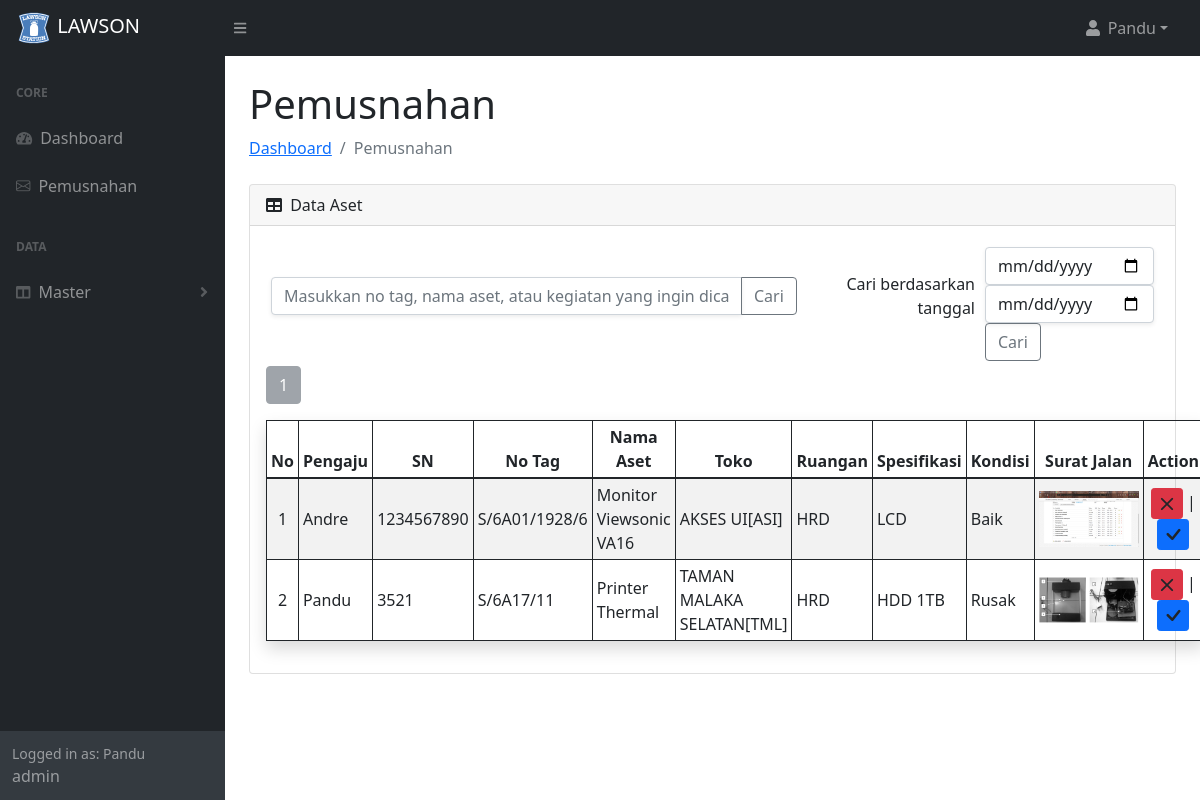
The app's page /pemusnahan.php (signed in) with its own data.
### tables this page shows
CREATE TABLE `karyawan` (
  `nip` varchar(10) NOT NULL,
  `nama_lengkap` char(100) NOT NULL,
  `jenis_kelamin` varchar(10) NOT NULL,
  `email` varchar(50) NOT NULL
);

CREATE TABLE `user` (
  `id_user` int(11) NOT NULL,
  `username` varchar(25) NOT NULL,
  `password` varchar(25) NOT NULL,
  `level` varchar(15) NOT NULL,
  `nip` varchar(10) NOT NULL
);

CREATE TABLE `pemusnahan` (
  `id_musnah` int(11) NOT NULL,
  `id_aset` int(11) NOT NULL,
  `nip` varchar(10) NOT NULL,
  `serial_number` int(10) NOT NULL,
  `no_tag` varchar(15) NOT NULL,
  `nama_aset` varchar(50) NOT NULL,
  `spesifikasi` text NOT NULL,
  `kondisi` char(15) NOT NULL,
  `surat_jalan` varchar(25) NOT NULL,
  `kd_store` varchar(4) NOT NULL,
  `id_ruang` int(3) NOT NULL,
  `tgl` date NOT NULL,
  `jam` time NOT NULL
);

CREATE TABLE `store` (
  `KD_STORE` varchar(4) NOT NULL,
  `KD_REGION` char(3) NOT NULL,
  `KD_BRANCH` char(4) NOT NULL,
  `NAMA_STORE` varchar(50) NOT NULL,
  `ALIAS` char(4) NOT NULL,
  `ALAMAT1` varchar(50) NOT NULL,
  `ALAMAT2` varchar(50) NOT NULL,
  `ALAMAT3` varchar(20) NOT NULL,
  `KODE_POS` int(5) NOT NULL,
  `TELP` varchar(13) NOT NULL
);

CREATE TABLE `ruangan` (
  `id_ruang` int(3) NOT NULL,
  `nama_ruang` varchar(25) NOT NULL
);

### functions.php (called while the page is built, shortened)
<?php
$koneksi = mysqli_connect("localhost","root","","lawson");
function query($query){
    global $koneksi;
    $result = mysqli_query($koneksi, $query);
    $rows = [];
    while ($row = mysqli_fetch_assoc($result)){
        $rows[] = $row;
    }
    return $rows;
}
?>

### pemusnahan.php (the view, shortened to what this page needs)
<?php
$level = $_SESSION["level"];
$nip = $_SESSION["nip"];
require 'functions.php';
$data_perhal = 5;
$jumlah_data = count(query("SELECT * from pemusnahan"));
$jumlah_hal = ceil($jumlah_data / $data_perhal);
$hal_aktif = (isset($_GET["hal"])) ? $_GET["hal"] : 1;
$awal_data = ($data_perhal * $hal_aktif) - $data_perhal ;
$pemusnahan = query("SELECT * from ((pemusnahan inner join store on pemusnahan.kd_store = store.KD_STORE)
        inner join ruangan on pemusnahan.id_ruang = ruangan.id_ruang) inner join karyawan on pemusnahan.nip = karyawan.nip limit $awal_data, $data_perhal");
$karyawan = query("SELECT * from karyawan inner join user on karyawan.nip = user.nip where karyawan.nip = '$nip' ")[0];
?>
<!DOCTYPE html>
<html lang="en">
<head>
    <link rel="stylesheet" href="assets/css/bootstrap.min.css">
    <link rel="stylesheet" href="assets/css/hovergambar.css">
    <link rel="stylesheet" href="https://cdn.jsdelivr.net/npm/bootstrap-icons@1.5.0/font/bootstrap-icons.css">
    <link href="https://cdn.jsdelivr.net/npm/simple-datatables@latest/dist/style.css" rel="stylesheet" />
    <link href="assets/css/styles.css" rel="stylesheet" />
</head>
<body class="sb-nav-fixed">
<?php
    include 'templates/navbar.php';
    include 'templates/sidebar.php';
?>
<div id="layoutSidenav_content">
    <main>
        <div class="container-fluid px-4 pb-4">
            <h1 class="mt-4 d-print-none">Pemusnahan</h1>
            <ol class="breadcrumb mb-4 d-print-none">
                <li class="breadcrumb-item"><a href="index.php"> Dashboard</a></li>
                <li class="breadcrumb-item active">Pemusnahan</li>
            </ol>
        <div class="card mb-4">
            <div class="card-header d-print-none">
                <i class='fas fa-table me-1'></i>
                Data Aset
            </div>
        <div class="card-body">
        <table cellspacing="5" cellpadding="5" class="d-print-none">
        <form action="" method="post">
            <tr>
                <td width="60%">
                    <div class="input-group mb-3">
                        <input type="text" class="form-control  shadow-sm" name="keyword" placeholder="Masukkan no tag, nama aset, atau kegiatan yang ingin dicari">
                        <button type="submit" class="btn btn-outline-secondary" name="cari">Cari</button>
                    </div>
                </td>
            <td align="right">
            <p>Cari berdasarkan tanggal</p>
            </td>
            <td width="15%">
                <input type="date" name="tgl_awal" class="form-control  shadow-sm">
                <input type="date" name="tgl_akhir" class="form-control  shadow-sm">
                <button type="submit" class="input-group-text btn btn-outline-secondary" name="tgl">Cari</button>
            </td>
            </tr>
        </form>
        </table>
        <?php if ((!isset($_POST["cari"]) && !isset($_POST["tgl"]))) : ?>
            <?php for($i = 1; $i <= $jumlah_hal; $i++) :?>
                <?php if($i == $hal_aktif)  :?>
                    <a class="text-decoration-none text-light d-print-none" href="?hal=<?= $i ;?>"> <button class="mb-3 btn btn-secondary disabled"><?= $i ;?>  </button></a>
                <?php else :?>
                    <a class="text-decoration-none text-light d-print-none" href="?hal=<?= $i ;?>"> <button class="mb-3 btn btn-primary"><?= $i ;?>  </button></a>
                <?php endif ; ?>
            <?php endfor ;?>
        <?php endif; ?>
        <table class="shadow sm table border border-dark table-fixed table-sm table-bordered table-striped"  id="datatablesSimple">
            <thead class="text-center">
                <th>No</th>
                <th>Pengaju</th>
                <th>SN</th>
                <th>No Tag</th>
                <th>Nama Aset</th>
                <th>Toko</th>
                <th>Ruangan</th>
                <th>Spesifikasi</th>
                <th>Kondisi</th>
                <th>Surat Jalan</th>
                <th class="d-print-none">Action</th>
            </thead>
            <tbody>
                <?php $i = 1; ?>
                <?php foreach($pemusnahan as $row):?>
                <tr>
                    <td class="align-middle text-center"><?= $i ;?></td>
                    <td class="align-middle"><?= $row["nama_lengkap"];?></td>
                    <td class="align-middle"><?= $row["serial_number"];?></td>
                    <td class="align-middle"><?= $row["no_tag"];?></td>
                    <td class="align-middle"><?= $row["nama_aset"];?></td>
                    <td class="align-middle"><?= $row["NAMA_STORE"];?></td>
                    <td class="align-middle"><?= $row["nama_ruang"];?></td>
                    <td width="200px" class="align-middle"><?= $row["spesifikasi"];?></td>
                    <td class="align-middle"><?= $row["kondisi"];?></td>
                    <td class="align-middle text-center"> <a target="_blank" href="img/<?= $row["surat_jalan"];?>"><img width="100px" src="img/<?= $row["surat_jalan"];?>"></a></td>
                    <td class="align-middle d-print-none text-center">
                    <button class="btn btn-sm btn-danger"><a class="text-decoration-none text-dark" href="tolak_pemusnahan.php?id_musnah=<?= $row["id_musnah"]. '&id_aset='. $row["id_aset"]. '&surat_jalan=' .$row["surat_jalan"]. '&nip=' .$row["nip"]. '&email=' .$row["email"]  ;?>" onclick="return confirm('Tolak Pengajuan?')"><i class="bi bi-x-lg"></i></a></button> |
                    <button class="btn btn-sm btn-primary"><a class="text-decoration-none text-dark" href="musnah_aset.php?id_musnah=<?= $row["id_musnah"]. '&id_aset='. $row["id_aset"]. '&surat_jalan=' .$row["surat_jalan"]. '&nip=' .$row["nip"]. '&email=' .$row["email"]  ;?>" onclick="return confirm('Terima Pengajuan? (Data Aset akan dihapus)')"><i class="bi bi-check-lg"></i></a></button>
                    </td>
                </tr>
                <?php $i++ ;?>
                <?php endforeach;?>
            </tbody>
        </table>
        </div>
    </div>
</div>
</main>
</div>
</body>
</html>

### templates/navbar.php (shortened to what this page needs)
<nav class="sb-topnav navbar navbar-expand navbar-dark bg-dark d-print-none">
            <a class="navbar-brand ps-3" href="index.php"><img src="assets/gambar/logo.svg" alt="" width="36px"> LAWSON</a>
            <button class="btn btn-link btn-sm order-1 order-lg-0 me-4 me-lg-0" id="sidebarToggle" href="#!"><i class="fas fa-bars"></i></button>
            <ul class="navbar-nav ms-auto ms-md-0 me-3 me-lg-4">
                <li class="nav-item dropdown">
                    <a class="nav-link dropdown-toggle" id="navbarDropdown" href="#" role="button" data-bs-toggle="dropdown" aria-expanded="false"><i class="fas fa-user fa-fw"></i> <?= $karyawan["nama_lengkap"];?></a>
                </li>
            </ul>
        </nav>

### templates/sidebar.php (shortened to what this page needs)
<?php
$karyawan = query("SELECT * from karyawan inner join user on karyawan.nip = user.nip where karyawan.nip = '$nip' ")[0];
?>
<div id="layoutSidenav">
<div id="layoutSidenav_nav" class="d-print-none">
    <nav class="sb-sidenav accordion sb-sidenav-dark" id="sidenavAccordion">
        <div class="sb-sidenav-menu">
            <div class="nav">
                <div class="sb-sidenav-menu-heading">Core</div>
                <a class="nav-link" href="index.php">
                    <div class="sb-nav-link-icon"><i class="fas fa-tachometer-alt"></i></div>
                    Dashboard
                </a>
                <?php if ($level != 'support'):?>
                <a class="nav-link" href="pemusnahan.php">
                    <div class="sb-nav-link-icon"><i class="bi bi-envelope"></i></div>
                    Pemusnahan
                </a>
                <?php endif;?>
                <div class="sb-sidenav-menu-heading">Data</div>
                <a class="nav-link collapsed" href="#" data-bs-toggle="collapse" data-bs-target="#collapseLayouts" aria-expanded="false" aria-controls="collapseLayouts">
                    <div class="sb-nav-link-icon"><i class="fas fa-columns"></i></div>
                    Master
                    <div class="sb-sidenav-collapse-arrow"><i class="fas fa-angle-down"></i></div>
                </a>
                <div class="sb-sidenav-menu-heading"></div>
                <a class="nav-link" href="#">
                </a>
                <a class="nav-link" href="#">
                </a>
            </div>
        </div>
        <div class="sb-sidenav-footer">
            <div class="small">Logged in as: <?= $karyawan["nama_lengkap"];?></div>
            <?= $karyawan["level"];?>
        </div>
    </nav>
</div>

### records on screen
karyawan: nama_lengkap "Pandu", user.level "admin"
pemusnahan: karyawan.nama_lengkap "Andre", serial_number "1234567890", no_tag "S/6A01/1928/6", nama_aset "Monitor Viewsonic VA16", kd_store.NAMA_STORE "AKSES UI[ASI]", id_ruang.nama_ruang "HRD", spesifikasi "LCD", kondisi "Baik", surat_jalan (picture)
pemusnahan: karyawan.nama_lengkap "Pandu", serial_number "3521", no_tag "S/6A17/11", nama_aset "Printer Thermal", kd_store.NAMA_STORE "TAMAN MALAKA SELATAN[TML]", id_ruang.nama_ruang "HRD", spesifikasi "HDD 1TB", kondisi "Rusak", surat_jalan (picture)
